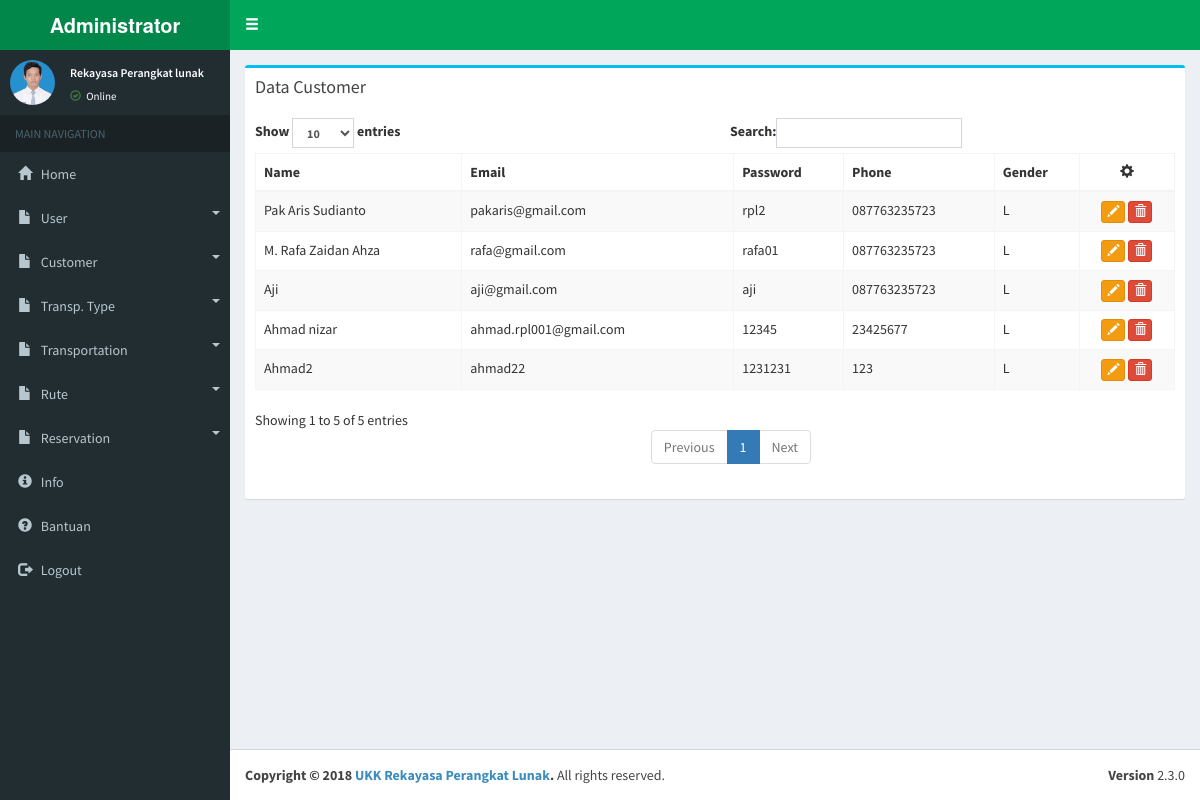
/admin/index.php?page=list_customer (signed in), run on the app's committed database.
### tables this page shows
CREATE TABLE IF NOT EXISTS `customer` (
  `id_cus` int(11) NOT NULL,
  `name` varchar(100) NOT NULL,
  `email` varchar(50) NOT NULL,
  `password` varchar(30) NOT NULL,
  `phone` varchar(20) NOT NULL,
  `gender` enum('L','P') NOT NULL
);

### admin/data/s-customer.php (the view, shortened to what this page needs)
<div class="row">
	<div class="col-xs-12">
		<div class="box box-info">
			<div class="box-header">
				<h4 class="box-title">Data Customer</h4>
			</div>
			<div class="box-body">
				<table id="example1" class="table table-bordered table-striped">
					<thead>
						<tr>
							<th>Name</th>
							<th>Email</th>
							<th>Password</th>
							<th>Phone</th>
							<th>Gender</th>
							<th class="text-center"><span class="glyphicon glyphicon-cog"></span></th>
						</tr>
					</thead>
					<tbody>
						<?php
							$qu = mysqli_query($conn,"select * from customer order by id_cus desc");
							while ($has = mysqli_fetch_row($qu)) {
								echo "
									<tr>
									<td>$has[1]</td>
									<td>$has[2]</td>
									<td>$has[3]</td>
									<td>$has[4]</td>
									<td>$has[5]</td>
									<td class='text-center'>
										<a href='index.php?page=customer&id_cus=$has[0]'><span data-placement='top' data-toggle='tooltip' title='Update'><button type='button' class='btn btn-warning btn-xs' data-toggle='modal' data-target='#update' data-title='Update'><span class='glyphicon glyphicon-pencil'></span></button></span></a>
										<span data-placement='top' data-toggle='tooltip' title='Delete'><button onclick='datadel($has[0],&#39;list_customer&#39;)' type='button' class='btn btn-danger btn-xs' data-toggle='modal' data-target='#myModal' data-title='Delete'><span class='glyphicon glyphicon-trash'></span></button></span>
									</td>
									</tr>
								";
							}
						 ?>
					</tbody>
				</table>
			</div>
		</div>
	</div>
</div>

### data on the page
customer: name "Pak Aris Sudianto", email "pakaris@gmail.com", password "rpl2", phone "087763235723", gender "L"
customer: name "Aji", email "aji@gmail.com", password "aji", phone "087763235723", gender "L"
customer: name "M. Rafa Zaidan Ahza", email "rafa@gmail.com", password "rafa01", phone "087763235723", gender "L"
customer: name "Ahmad nizar", email "ahmad.rpl001@gmail.com", password "12345", phone "23425677", gender "L"
customer: name "Ahmad2", email "ahmad22", password "1231231", phone "123", gender "L"

### other printed values
$_SESSION['fullname'] "Rekayasa Perangkat lunak"
